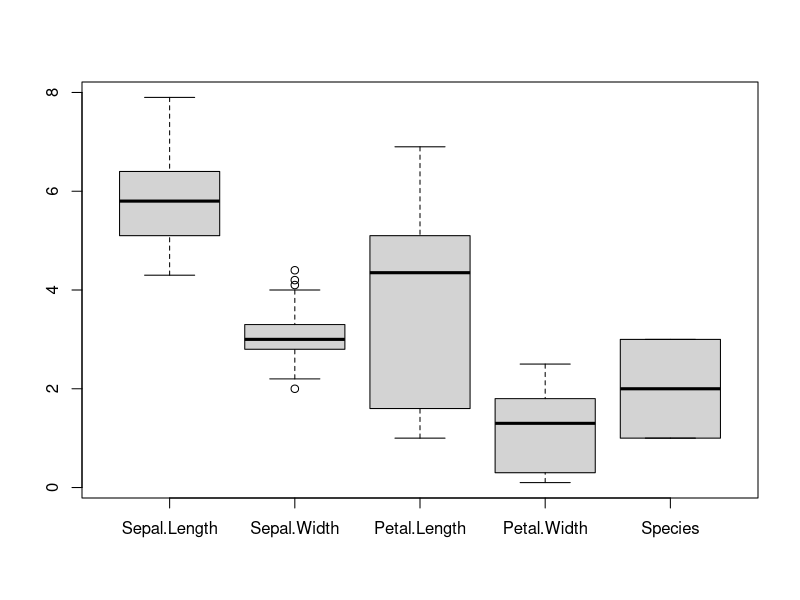
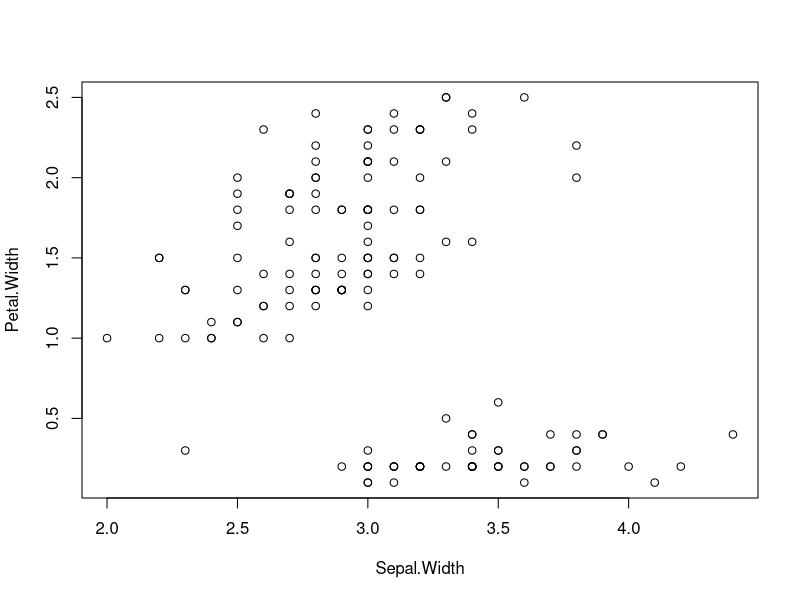

Write the R code that produced these figures, in order.
## ---- chunk 1
2+2
## ---- chunk 2
c(2,4,6,2,10)
c(2,4,6,2,10) + c(10, 20, 30, 40, 50)
c(2,4,6,2,10) * 1000
## ---- chunk 3
joe <- c(2,4,6,2,10)
joe^2
sum(joe)
mean(joe)
## ---- chunk 4
2:10
## ---- chunk 5
data("iris")
iris
## ---- chunk 6
summary(iris)
## ---- chunk 7
iris$Sepal.Length
## ---- chunk 8
iris$Species
## ---- chunk 9
boxplot(iris)
## ---- chunk 10
iris[1:6,1:4]
## ---- chunk 11
iris[1:6,]
## ---- chunk 12
iris[,1:4]
## ---- chunk 13
iris[,c(2,4)]
## ---- chunk 14
plot(iris[,c(2,4)])
